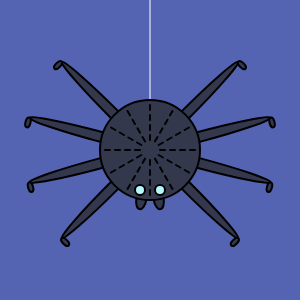
Frame 1 (no input)
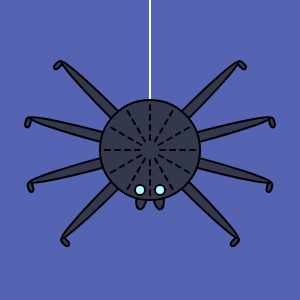
Frame 60 (no input)
Frame 120 (the mouse pressed at the canvas centre since frame 60): identical to frame 60, image omitted

The p5.js sketch that drew these frames (run headless with seeded random() and noise() and a simulated clock; from frame 60 on, the mouse is pressed at the canvas centre):

// p5.js sketch
// ── sketch.js
/**
 * Draws a fearsome spider hanging from a silken thread. 
 * Uses the translate() and rotate() functions as well as pushMatrix() 
 * and popMatrix() to save and restore the coordinate system as we go.
 * Also demonstrates using a for loop with the translation functions.
 *
 * Jared Donovan 2018.
 */

function setup(){
  createCanvas(300, 300);
}

function draw(){
  background(84, 99, 178);
  fill(52, 56, 77);
  stroke(255);
  
  // Draw a tantalising line for the spider's silk.
  line(width / 2, 0, width / 2, height / 2);

  stroke(0);
  strokeWeight(2);

  // Translate to the middle of the screen.
  translate(width / 2, height / 2);

  // Save the coordinate system so we can reset to this point.
  push();

  // Render eight frightful legs. 
  // Use a for loop for this. Each leg is 30 degrees apart.
  rotate(radians(-45));

  for (let i = 0; i < 4; i++){
    // The first pair of ellipses are the legs going left and right.
    ellipse(  50, 0, 150, 10);
    ellipse( -50, 0, 150, 10);

    // These ellipses are the claws at the end of each leg.
    ellipse(-125, 5,   5, 10);
    ellipse( 125, 5,   5, 10);

    rotate(radians(30));
  }

  // Reset to where we were before we started drawing legs.
  pop();

  // Draw ghastly fangs. 
  // Push matrix so we can reset after this.
  push();
  rotate(radians(80));
  ellipse(50, 0, 20, 10);
  rotate(radians(20));
  ellipse(50, 0, 20, 10);

  // Reset to where we were before drawing the fangs.
  pop();

  // Body
  ellipse(0, 0, 100, 100);

  // Gruesome hairs on body. 
  // Use a nested for loop to draw lines radiating from center.
  for (let i = 0; i < 360; i += 30){
    for (let j = 10; j < 50; j += 10){
      line(0, j, 0, j + 5);
    }
    rotate(radians(30));
  }

  // Glowing spider eyes. 
  // Fill with spooky colour for max thrills.
  fill(179, 248, 250);
  ellipse(10, 40, 10, 10);
  ellipse(-10, 40, 10, 10);
}
